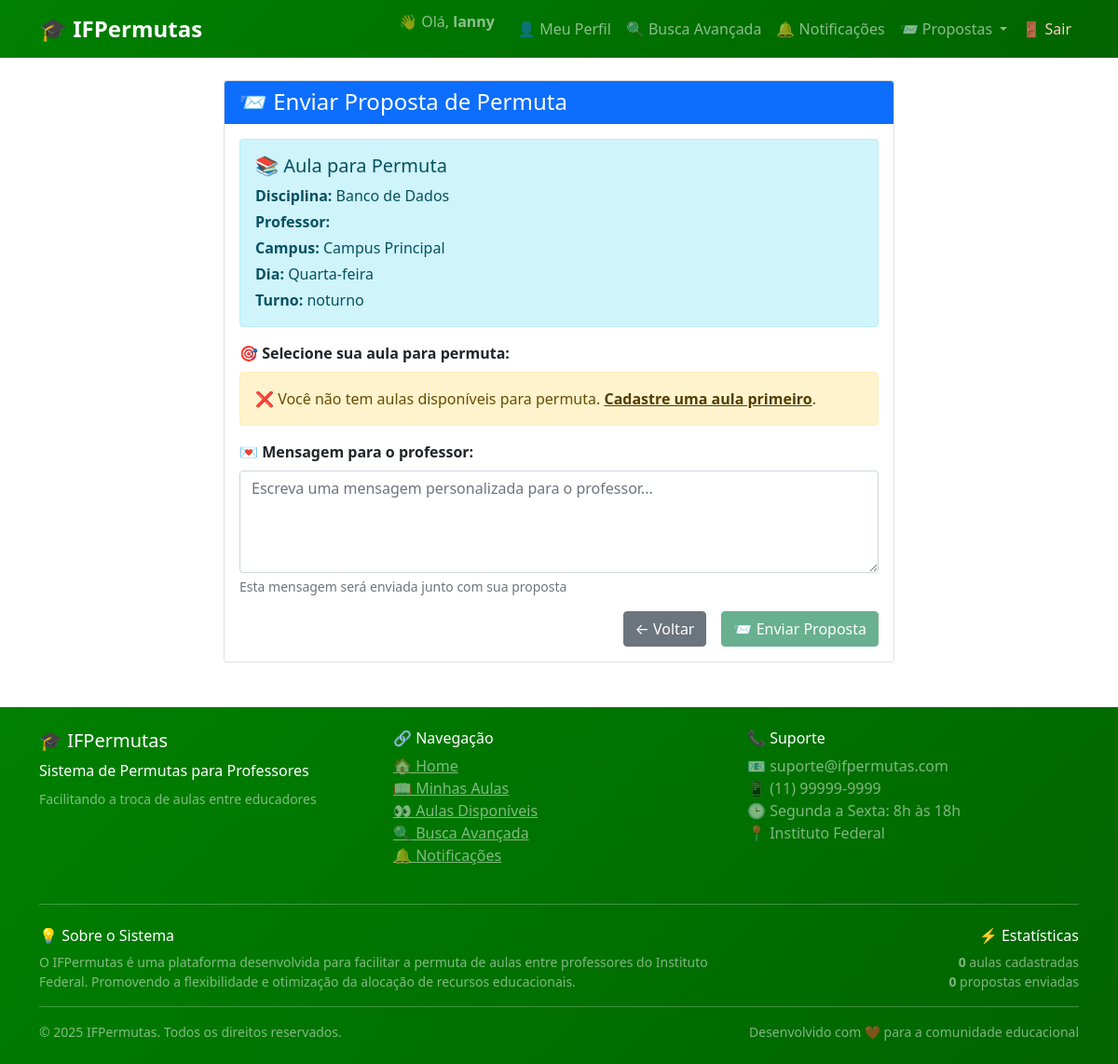
/enviar-proposta/2/ (signed in), run on the app's committed database.
### core/models.py (models this page shows, shortened)
class Aula(models.Model):
    DISCIPLINA_CHOICES = [
        ('matematica', 'Matemática'),
        ('portugues', 'Língua Portuguesa'),
        ('historia', 'História'),
        ('geografia', 'Geografia'),
        ('ciencias', 'Ciências'),
        ('fisica', 'Física'),
        ('quimica', 'Química'),
        ('biologia', 'Biologia'),
        ('ingles', 'Inglês'),
        ('educacao_fisica', 'Educação Física'),
        ('artes', 'Artes'),
        ('filosofia', 'Filosofia'),
        ('sociologia', 'Sociologia'),
    ]
    DIA_SEMANA_CHOICES = [
        ('segunda', 'Segunda-feira'),
        ('terca', 'Terça-feira'),
        ('quarta', 'Quarta-feira'),
        ('quinta', 'Quinta-feira'),
        ('sexta', 'Sexta-feira'),
        ('sabado', 'Sábado'),
    ]
    TURNO_CHOICES = [
        ('manha', 'Manhã'),
        ('tarde', 'Tarde'),
        ('noite', 'Noite'),
        ('integral', 'Integral'),
    ]
    STATUS_CHOICES = [
        ('disponivel', 'Disponível'),
        ('indisponivel', 'Indisponível'),
        ('permutada', 'Permutada'),
    ]
    professor = models.ForeignKey(Professor, on_delete=models.CASCADE)
    disciplina = models.CharField(max_length=50, choices=DISCIPLINA_CHOICES)
    campus = models.CharField(max_length=100)
    dia_semana = models.CharField(max_length=20, choices=DIA_SEMANA_CHOICES)
    turno = models.CharField(max_length=20, choices=TURNO_CHOICES)
    carga_horaria = models.IntegerField(help_text="Carga horária semanal em horas")
    status = models.CharField(max_length=20, choices=STATUS_CHOICES, default='disponivel')
    data_criacao = models.DateTimeField(auto_now_add=True)
    data_atualizacao = models.DateTimeField(auto_now=True)
    class Meta:
        ordering = ['-data_criacao']
        verbose_name = 'Aula'
        verbose_name_plural = 'Aulas'

### accounts/models.py (models this page shows, shortened)
class Professor(models.Model):
    user = models.OneToOneField(User, on_delete=models.CASCADE)
    matricula = models.CharField(max_length=20, default='MAT-TEMP')
    departamento = models.CharField(max_length=100, default='A definir')
    campus = models.CharField(max_length=100, default='Principal')
    telefone = models.CharField(max_length=20, blank=True)
    data_cadastro = models.DateTimeField(auto_now_add=True)  # ← ADICIONE ESTA LINHA
    class Meta:
        verbose_name = 'Professor'
        verbose_name_plural = 'Professores'

### core/views.py (the view, shortened to what this page needs)
# urls.py: path('enviar-proposta/<int:aula_destino_id>/', views.enviar_proposta, name='enviar_proposta'),
@login_required
def enviar_proposta(request, aula_destino_id):
    professor_origem = Professor.objects.get(user=request.user)
    aula_destino = get_object_or_404(Aula, id=aula_destino_id, status='disponivel')
    if aula_destino.professor == professor_origem:
        messages.error(request, "❌ Você não pode fazer permuta com suas próprias aulas!")
        return redirect('core:lista_aulas')
    proposta_existente = PropostaPermuta.objects.filter(
        aula_destino=aula_destino,
        professor_origem=professor_origem,
        status='pendente'
    ).exists()
    if proposta_existente:
        messages.warning(request, "⚠️ Você já enviou uma proposta para esta aula!")
        return redirect('core:lista_aulas')
    aulas_origem = Aula.objects.filter(
        professor=professor_origem,
        status='disponivel'
    )
    context = {
        'aula_destino': aula_destino,
        'aulas_origem': aulas_origem,
    }
    return render(request, 'core/enviar_proposta.html', context)

### templates/core/enviar_proposta.html (shortened to what this page needs)
{% extends 'base.html' %}
{% block content %}
<div class="container">
    <div class="row justify-content-center">
        <div class="col-md-8">
            <div class="card">
                <div class="card-header bg-primary text-white">
                    <h4 class="mb-0">📨 Enviar Proposta de Permuta</h4>
                </div>
                <div class="card-body">
                    <div class="alert alert-info">
                        <h5>📚 Aula para Permuta</h5>
                        <p class="mb-1"><strong>Disciplina:</strong> {{ aula_destino.get_disciplina_display }}</p>
                        <p class="mb-1"><strong>Professor:</strong> {{ aula_destino.professor.user.get_full_name }}</p>
                        <p class="mb-1"><strong>Campus:</strong> {{ aula_destino.campus }}</p>
                        <p class="mb-1"><strong>Dia:</strong> {{ aula_destino.get_dia_semana_display }}</p>
                        <p class="mb-0"><strong>Turno:</strong> {{ aula_destino.get_turno_display }}</p>
                    </div>
                    <form method="post">
                        <div class="mb-3">
                            <label class="form-label"><strong>🎯 Selecione sua aula para permuta:</strong></label>
                            {% if aulas_origem %}
                                <select name="aula_origem_id" class="form-select" required>
                                    <option value="">-- Selecione uma aula --</option>
                                    {% for aula in aulas_origem %}
                                        <option value="{{ aula.id }}">
                                            {{ aula.get_disciplina_display }} - {{ aula.campus }} - {{ aula.get_dia_semana_display }} - {{ aula.get_turno_display }}
                                        </option>
                                    {% endfor %}
                                </select>
                                <div class="form-text">Escolha uma das suas aulas disponíveis para permuta</div>
                            {% else %}
                                <div class="alert alert-warning">
                                    ❌ Você não tem aulas disponíveis para permuta.
                                    <a href="{% url 'core:cadastrar_aula' %}" class="alert-link">Cadastre uma aula primeiro</a>.
                                </div>
                            {% endif %}
                        </div>
                        <div class="mb-3">
                            <label class="form-label"><strong>💌 Mensagem para o professor:</strong></label>
                            <textarea name="mensagem" class="form-control" rows="4"
                                      placeholder="Escreva uma mensagem personalizada para o professor..."></textarea>
                            <div class="form-text">Esta mensagem será enviada junto com sua proposta</div>
                        </div>
                        <div class="d-grid gap-2 d-md-flex justify-content-md-end">
                            <a href="{% url 'core:lista_aulas' %}" class="btn btn-secondary me-md-2">← Voltar</a>
                            {% if aulas_origem %}
                                <button type="submit" class="btn btn-success">📨 Enviar Proposta</button>
                            {% else %}
                                <button type="button" class="btn btn-success" disabled>📨 Enviar Proposta</button>
                            {% endif %}
                        </div>
                    </form>
                </div>
            </div>
        </div>
    </div>
</div>
{% endblock %}

### templates/base.html (shortened to what this page needs)
<!DOCTYPE html>
<html lang="pt-br">
<head>
    <link href="https://cdn.jsdelivr.net/npm/bootstrap@5.1.3/dist/css/bootstrap.min.css" rel="stylesheet">
</head>
<body>
    <div class="main-container">
        {% if user.is_authenticated %}
        <nav class="navbar navbar-expand-lg navbar-dark" style="background: linear-gradient(135deg, #008000 0%, #006400 100%);">
            <div class="container">
                <a class="navbar-brand fw-bold" href="{% url 'core:home' %}">
                    🎓 IFPermutas
                </a>
                <div class="collapse navbar-collapse" id="navbarNav">
                    <ul class="navbar-nav ms-auto">
                        <li class="nav-item">
                            <span class="navbar-text me-3">
                                👋 Olá, <strong>{{ user.get_full_name|default:user.username }}</strong>
                            </span>
                        </li>
                        <li class="nav-item">
                            <a class="nav-link" href="{% url 'accounts:profile' %}">
                                👤 Meu Perfil
                            </a>
                        </li>
                        <li class="nav-item">
                            <a class="nav-link" href="{% url 'core:busca_avancada' %}">
                                🔍 Busca Avançada
                            </a>
                        </li>
                        <li class="nav-item">
                            <a class="nav-link" href="{% url 'core:notificacoes' %}">
                                🔔 Notificações
                            </a>
                        </li>
                        <li class="nav-item dropdown">
                            <a class="nav-link dropdown-toggle" href="#" id="propostasDropdown" role="button" data-bs-toggle="dropdown">
                                📨 Propostas
                            </a>
                        </li>
                        <li class="nav-item">
                            <form method="post" action="{% url 'logout' %}" class="d-inline">
                                <button type="submit" class="nav-link logout-btn">
                                    🚪 Sair
                                </button>
                            </form>
                        </li>
                    </ul>
                </div>
            </div>
        </nav>
        {% endif %}
        <div class="content-wrap">
            <div class="{% if not user.is_authenticated %}container-fluid p-0{% else %}container mt-4{% endif %}">
                {% block content %}
                {% endblock %}
            </div>
        </div>
        <footer class="footer mt-5 py-4">
            <div class="container">
                <div class="row">
                    <div class="col-md-4">
                        <h5>🎓 IFPermutas</h5>
                        <p class="mb-2">Sistema de Permutas para Professores</p>
                        <p class="small mb-0 text-white-50">Facilitando a troca de aulas entre educadores</p>
                    </div>
                    <div class="col-md-4">
                        <h6>🔗 Navegação</h6>
                        <ul class="list-unstyled">
                            {% if user.is_authenticated %}
                                <li><a href="{% url 'core:home' %}" class="text-white-50">🏠 Home</a></li>
                                <li><a href="{% url 'core:minhas_aulas' %}" class="text-white-50">📖 Minhas Aulas</a></li>
                                <li><a href="{% url 'core:lista_aulas' %}" class="text-white-50">👀 Aulas Disponíveis</a></li>
                                <li><a href="{% url 'core:busca_avancada' %}" class="text-white-50">🔍 Busca Avançada</a></li>
                                <li><a href="{% url 'core:notificacoes' %}" class="text-white-50">🔔 Notificações</a></li>
                            {% else %}
                                <li><a href="{% url 'login' %}" class="text-white-50">🔑 Login</a></li>
                                <li><a href="{% url 'core:home' %}" class="text-white-50">🏠 Home</a></li>
                            {% endif %}
                        </ul>
                    </div>
                    <div class="col-md-4">
                        <h6>📞 Suporte</h6>
                        <ul class="list-unstyled">
                            <li class="text-white-50">📧 suporte@ifpermutas.com</li>
                            <li class="text-white-50">📱 (11) 99999-9999</li>
                            <li class="text-white-50">🕒 Segunda a Sexta: 8h às 18h</li>
                            <li class="text-white-50">📍 Instituto Federal</li>
                        </ul>
                    </div>
                </div>
                <hr class="my-4" style="border-color: rgba(255,255,255,0.1);">
                <div class="row">
                    <div class="col-md-8">
                        <h6>💡 Sobre o Sistema</h6>
                        <p class="small text-white-50 mb-0">
                            O IFPermutas é uma plataforma desenvolvida para facilitar a permuta de aulas entre professores
                            do Instituto Federal. Promovendo a flexibilidade e otimização da alocação de recursos educacionais.
                        </p>
                    </div>
                    <div class="col-md-4 text-md-end">
                        <h6>⚡ Estatísticas</h6>
                        <p class="small text-white-50 mb-0">
                            {% if user.is_authenticated %}
                                <strong>{{ user.professor.aula_set.count }}</strong> aulas cadastradas<br>
                                <strong>{{ user.professor.propostas_feitas.count }}</strong> propostas enviadas
                            {% else %}
                                Junte-se a nossa comunidade!
                            {% endif %}
                        </p>
                    </div>
                </div>
                <hr class="my-3" style="border-color: rgba(255,255,255,0.1);">
                <div class="row align-items-center">
                    <div class="col-md-6">
                        <p class="mb-0 small text-white-50">
                            &copy; 2025 IFPermutas. Todos os direitos reservados.
                        </p>
                    </div>
                    <div class="col-md-6 text-md-end">
                        <p class="mb-0 small text-white-50">
                            Desenvolvido com ❤️ para a comunidade educacional
                        </p>
                    </div>
                </div>
            </div>
        </footer>
    </div>
</body>
</html>

### templates/base.html (style rules this page uses)
.navbar-brand { font-size: 1.5rem; }
.logout-btn { background: none; border: none; color: #ffcccb !important; cursor: pointer; padding: 8px 0; }
.footer { background: linear-gradient(135deg, #008000 0%, #006400 100%); color: white; margin-top: auto; }
.main-container { min-height: 100vh; display: flex; flex-direction: column; }
.content-wrap { flex: 1; }

### data on the page
Aula: disciplina "Banco de Dados", campus "Campus Principal", dia_semana "Quarta-feira", turno "noturno"

### other printed values
{{ user.get_full_name|default:user.username }} "lanny"
{{ user.professor.aula_set.count }} "0"
{{ user.professor.propostas_feitas.count }} "0"
